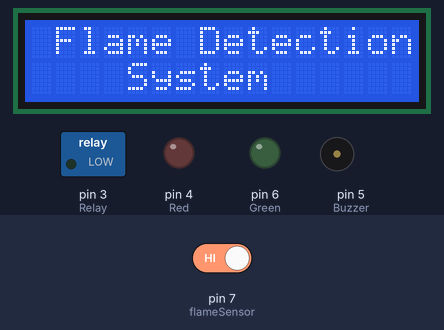
This sketch was run on a simulated Arduino Uno, built with avr-gcc and run on an emulated ATmega328P. On the bench: 16×2 character LCD, switched loads named in the sketch (green lamp = pin HIGH), output pins drawn as LEDs (lit = HIGH), buzzer (waves = sounding, pin HIGH). Inputs (shaded band) come from the test bench; at power-on: pin 7 (flameSensor) HIGH. What the sketch prints to the serial monitor is not drawn.

Above: at 3.2 s.
At 10.4 s:
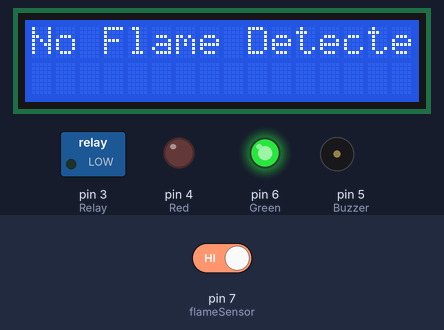
10.5 s: pin 7 (flameSensor) driven LOW
At 15.5 s:
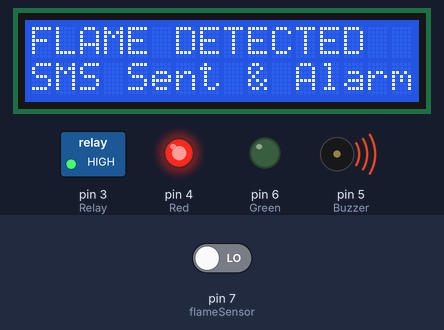
15.8 s: pin 7 (flameSensor) driven HIGH
At 16.7 s:
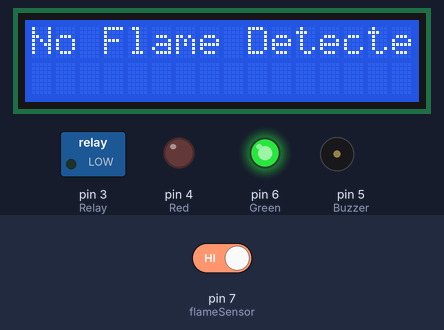
Timing chart, 0 to 18.8 s (numbered marks = the images above; inputs shaded):
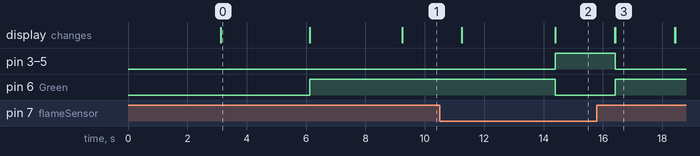

Measured:
- after the input at 10.5 s, pin 3 (Relay), pin 4 (Red), pin 5 (Buzzer): LOW → HIGH after 3.9 s; pin 6 (Green): HIGH → LOW after 3.9 s
- after the input at 15.8 s, pin 3 (Relay), pin 4 (Red), pin 5 (Buzzer): HIGH → LOW after 0.61 s; pin 6 (Green): LOW → HIGH after 0.61 s; the display: first differs from a run without the input after 0.61 s (image 3)
- what the display in image 0 shows lasts 3.0 s, from 3.1 s to 6.1 s

The sketch:

Arduino_Flame_Sensor_GSM.ino
```cpp
#include <LiquidCrystal_I2C.h>
#include <Wire.h>

LiquidCrystal_I2C lcd(0x27, 16, 2);

int flameSensor = 7;
int Red = 4;
int Green = 6;
int Buzzer = 5;
int Relay = 3;

bool alertSent = false;
bool systemStartSent = false;

void setup() {
  Serial.begin(9600);
  lcd.init();
  lcd.backlight();

  pinMode(flameSensor, INPUT);
  pinMode(Red, OUTPUT);
  pinMode(Green, OUTPUT);
  pinMode(Buzzer, OUTPUT);
  pinMode(Relay, OUTPUT);

  lcd.print("   WELCOME TO");
  lcd.setCursor(0, 1);
  lcd.print(" JSUTDOELECTRONIC");
  delay(3000);
  lcd.clear();

  lcd.print(" Flame Detection ");
  lcd.setCursor(0, 1);
  lcd.print("    System ");
  delay(3000);
  lcd.clear();

  digitalWrite(Red, LOW);
  digitalWrite(Green, HIGH);
  digitalWrite(Buzzer, LOW);
  digitalWrite(Relay, LOW);

  if (!systemStartSent) {
    SendSystemStartSMS();
    systemStartSent = true;
  }
}

void loop() {
  int flameState = digitalRead(flameSensor);
  Serial.print("Flame Sensor State: ");
  Serial.println(flameState);

  if (flameState == LOW) {
    if (!alertSent) {
      SendAlertSMS();
      alertSent = true;
    }
    lcd.clear();
    lcd.setCursor(0, 0);
    lcd.print("FLAME DETECTED   ");
    lcd.setCursor(0, 1);
    lcd.print("SMS Sent & Alarm ");

    digitalWrite(Red, HIGH);
    digitalWrite(Green, LOW);
    digitalWrite(Buzzer, HIGH);
    digitalWrite(Relay, HIGH);

    delay(2000);
  } else {
    lcd.clear();
    lcd.setCursor(0, 0);
    lcd.print("No Flame Detected");

    digitalWrite(Red, LOW);
    digitalWrite(Green, HIGH);
    digitalWrite(Buzzer, LOW);
    digitalWrite(Relay, LOW);

    delay(2000);

    alertSent = false;
  }
  lcd.clear();
}

void SendSystemStartSMS() {
  Serial.println("AT+CMGF=1");
  delay(1000);
  Serial.println("AT+CMGS=\"+9188305848xx\"\r");
  delay(1000);
  Serial.println("Flame Detector System is now ON. Monitoring started.");
  delay(100);
  Serial.write((char)26);
  delay(1000);
}

void SendAlertSMS() {
  Serial.println("AT+CMGF=1");
  delay(1000);
  Serial.println("AT+CMGS=\"+9188305848xx\"\r");
  delay(1000);
  Serial.println("Alert! Flame Detected. Please slow down and stop your vehicle safely!");
  delay(100);
  Serial.write((char)26);
  delay(1000);
}
```
